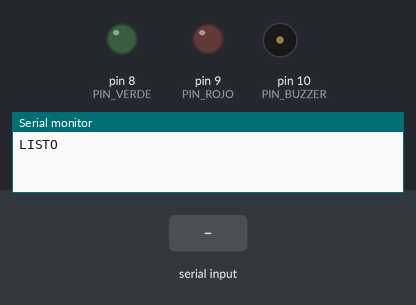
Bench run of a sketch on a simulated Arduino Uno, built with avr-gcc and run on an emulated ATmega328P. Parts: output pins drawn as LEDs (lit = HIGH), buzzer (waves = sounding, pin HIGH), the last lines printed to the serial monitor. Inputs (shaded band) come from the test bench.

Above: at 1.2 s.
1.3 s: "R" received over Serial
At 2.4 s:
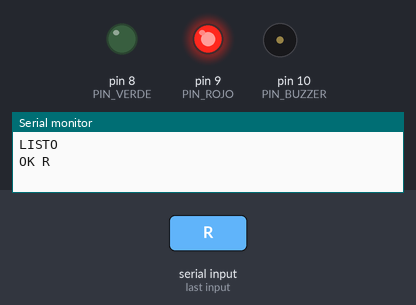
4.3 s: "G" received over Serial
At 4.8 s:
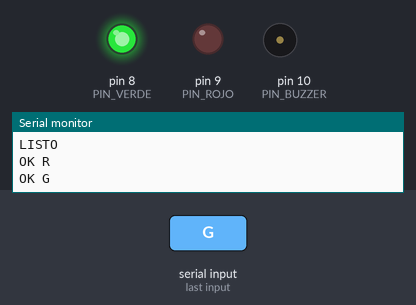
5.8 s: "T" received over Serial
At 6.67 s:
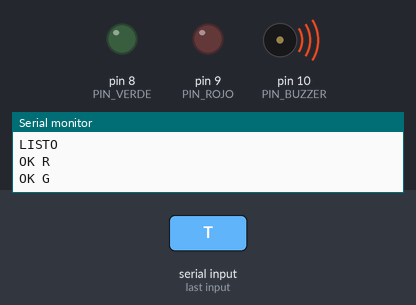
Timing chart, 0 to 8.8 s (numbered marks = the images above; inputs shaded):
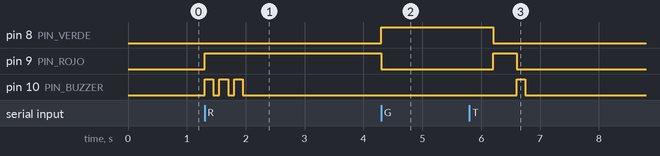

The sketch:

arduino_serial.ino
```cpp
/*
 * Variante para Arduino UNO/Nano (sin WiFi): recibe una letra por el puerto serie desde
 * hardware/puente_serial.py, que consulta la API publica del peaje.
 *
 *   'G' -> LED verde 3 s      'R' -> LED rojo 3 s + buzzer      'T' -> auto-prueba
 *
 * Cableado: D8 -> 220 ohm -> LED verde -> GND ; D9 -> 220 ohm -> LED rojo -> GND ; D10 -> buzzer activo -> GND
 */
const int PIN_VERDE = 8;
const int PIN_ROJO = 9;
const int PIN_BUZZER = 10;
unsigned long apagarEn = 0;

void apagar() { digitalWrite(PIN_VERDE, LOW); digitalWrite(PIN_ROJO, LOW); digitalWrite(PIN_BUZZER, LOW); }

void pitar(int veces) {
  for (int i = 0; i < veces; i++) { digitalWrite(PIN_BUZZER, HIGH); delay(150); digitalWrite(PIN_BUZZER, LOW); delay(100); }
}

void setup() {
  Serial.begin(9600);
  pinMode(PIN_VERDE, OUTPUT); pinMode(PIN_ROJO, OUTPUT); pinMode(PIN_BUZZER, OUTPUT);
  apagar();
  Serial.println("LISTO");
}

void loop() {
  if (apagarEn && millis() > apagarEn) { apagar(); apagarEn = 0; }
  if (Serial.available()) {
    char c = Serial.read();
    if (c == 'G') { apagar(); digitalWrite(PIN_VERDE, HIGH); apagarEn = millis() + 3000; Serial.println("OK G"); }
    else if (c == 'R') { apagar(); digitalWrite(PIN_ROJO, HIGH); pitar(3); apagarEn = millis() + 3000; Serial.println("OK R"); }
    else if (c == 'T') { digitalWrite(PIN_VERDE, HIGH); delay(400); apagar(); digitalWrite(PIN_ROJO, HIGH); delay(400); apagar(); pitar(1); Serial.println("OK T"); }
  }
}
```

Measured:
- after the input at 1.3 s, pin 9 (PIN_ROJO): LOW → HIGH at once; pin 10 (PIN_BUZZER): alternates HIGH for 0.15 s and LOW for 0.10 s, 6 changes in all, then stays LOW, starting at once
- after the input at 4.3 s, pin 8 (PIN_VERDE): LOW → HIGH at once; pin 9 (PIN_ROJO): HIGH → LOW after 0.00 s instead of 0.75 s
- after the input at 5.8 s, pin 8 (PIN_VERDE): HIGH → LOW after 0.40 s instead of 1.5 s; pin 9 (PIN_ROJO): LOW → HIGH after 0.40 s, → LOW 0.40 s later; pin 10 (PIN_BUZZER): LOW → HIGH after 0.80 s, → LOW 0.15 s later
